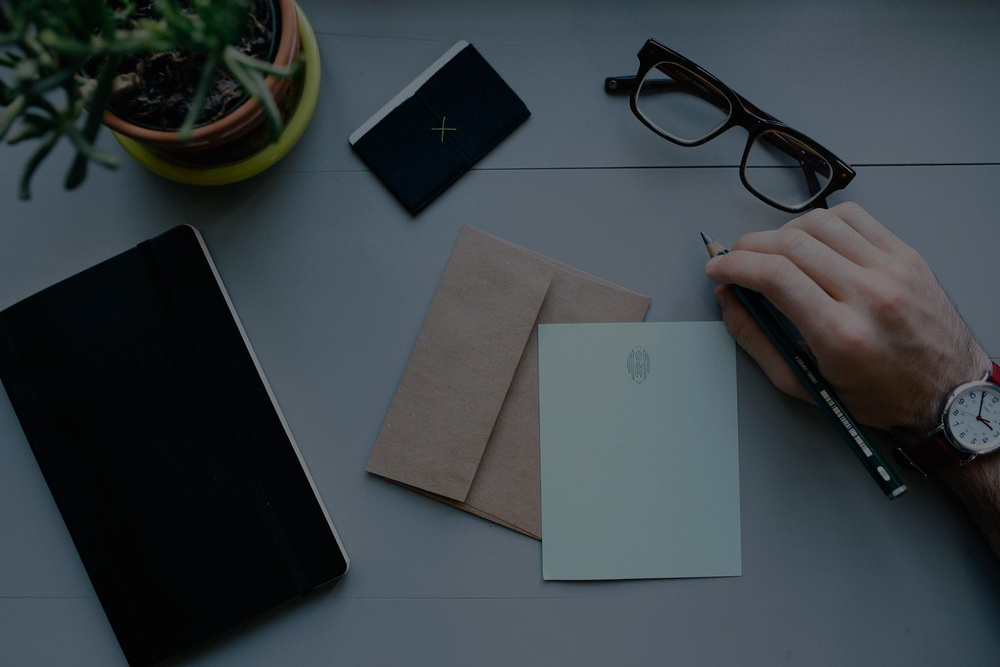
#> input picture img/intro-bg.jpg, 1000 x 667 px, shrunk from 1900 x 1267 before the run, given in place of verify_11.png, which was not available
$ python imageVerify.py ../../../img/intro-bg.jpg   (Python 2 division)
#> lines starting #> are read from the running program, lines starting #| are printed output that depends on the picture; long printed decimals are rounded; pictures that were not available may be replaced by others from this repository, and a replacement may not be noted
### application/controllers/imageProcess/preprocessing.py
from PIL import Image, ImageChops

def preprocessing(filename):
        im = Image.open(filename)
#> im is the input picture: PIL image 1000x667 RGB; mean R, G, B 56.5, 64.3, 68.9
        bg = Image.new(im.mode, im.size, im.getpixel((0,0)))
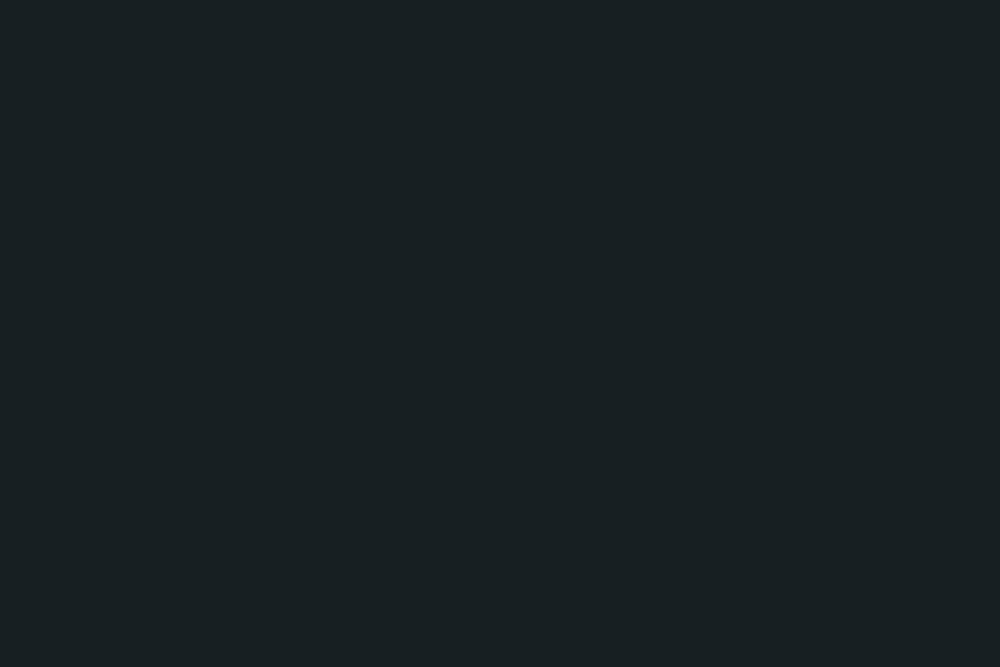
#> bg: PIL image 1000x667 RGB; mean R, G, B 23, 31, 34
        diff = ImageChops.difference(im, bg)
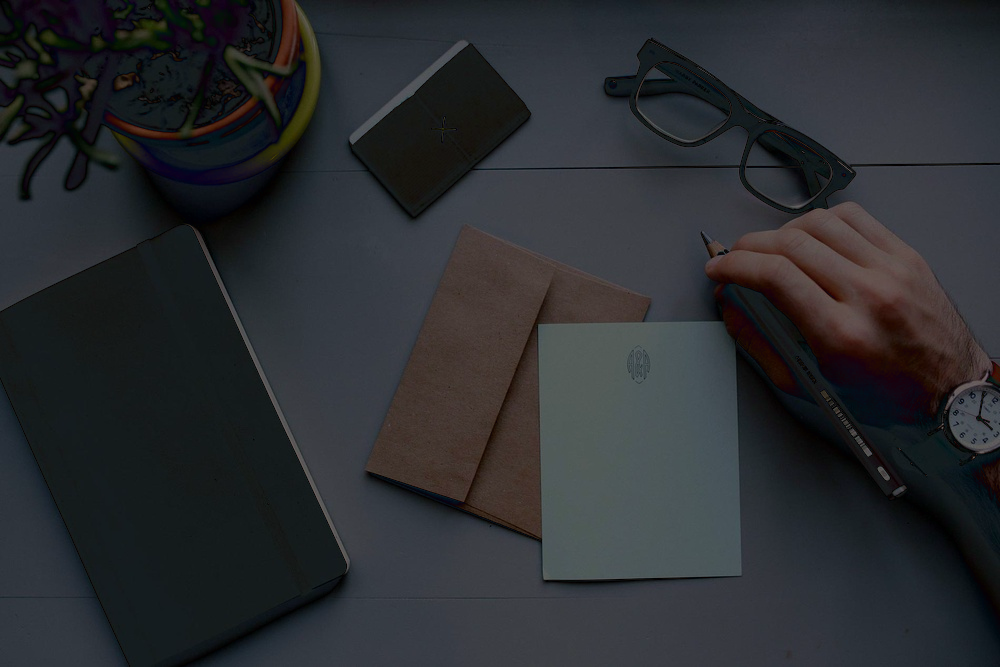
#> diff: PIL image 1000x667 RGB; mean R, G, B 42.6, 44.9, 48.3
        diff = ImageChops.add(diff, diff, 2.0, -100)
        bbox = diff.getbbox()
#> bbox = (252, 209, 988, 579)
        if bbox:
                return im.crop(bbox)
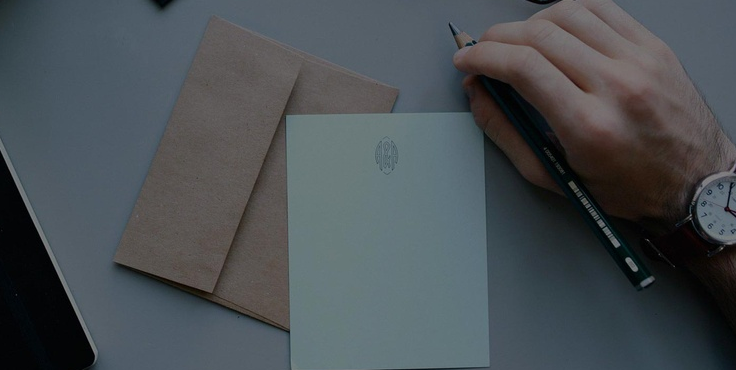
#> returned value: PIL image 736x370 RGB; mean R, G, B 73.3, 79.5, 83.5

### application/controllers/imageProcess/proportion.py
from PIL import Image

def proportion(img):
	w, h = img.size
#> w = 736; h = 370
	propFact = float(w) / float(h)
#> propFact = 1.99

	return propFact

### application/controllers/imageProcess/centroid.py
from PIL import Image, ImageFilter

def centroid(im):
    width, height = im.size
    XX, YY, count = 0, 0, 0
    for x in xrange(0, width, 1):
        for y in xrange(0, height, 1):
            if im.getpixel((x, y)) != (0,0,0):
                XX += x
                YY += y
                count += 1

    final_x = XX/count
    final_y = YY/count
    finalArray = []
    finalArray.append(final_x)
    finalArray.append(final_y)
    return finalArray

### application/controllers/imageAnalyze/imageVerify.py
import os, sys, json
dirr = os.path.dirname(sys.argv[0])
filename = os.path.join(dirr, '../../libraries')
sys.path.append(filename)

dirr = os.path.dirname(sys.argv[0])
filename = os.path.join(dirr, '../imageProcess')
sys.path.append(filename)

import preprocessing, proportion, centroid

dirr = os.path.dirname(sys.argv[0])
filename = os.path.join(dirr, '../../../img/generated_canvas/verify_11.png')
img = preprocessing.preprocessing(filename)

proportion = proportion.proportion(img)
#> proportion = 1.99
centroidX = centroid.centroid(img)[0]
#> centroidX = 367
centroidY = centroid.centroid(img)[1]
#> centroidY = 184

result = {
	'prop' : proportion,
	'centX' : centroidX,
	'centY' : centroidY,
}
#> result = {'prop': 1.99, 'centX': 367, 'centY': 184}

print json.dumps(result)
#| {"prop": 1.989, "centX": 367, "centY": 184}
